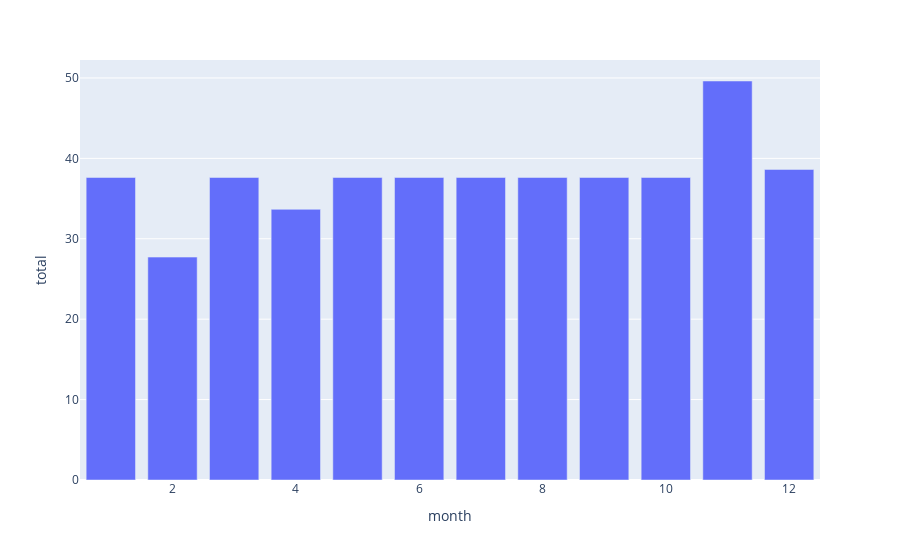

This figure's notebook cell:
### Markdown cell above
Задача 4: На основе данных из таблицы invoice создайте линейчатую диаграмму, показывающую изменение дохода по месяцам за 2025 год.

### Code cell
with connect_to('postgres') as conn:
    df3=pd.read_sql("""select extract(month from invoice_date) as month, total from invoice where extract(year from invoice_date)=2025""", conn)
px.bar(
    data_frame=df3.groupby(['month'],as_index=False)['total'].sum(),
    x='month',
    y='total',
)

### Figure 1 — Plotly figure (JSON) as saved in the notebook; plotly's stock layout.template omitted (floating-point values rounded to 4 significant figures)
{"data": [{"alignmentgroup": "True", "hovertemplate": "month=%{x}<br>total=%{y}<extra></extra>", "legendgroup": "", "marker": {"color": "#636efa", "pattern": {"shape": ""}}, "name": "", "offsetgroup": "", "orientation": "v", "showlegend": false, "textposition": "auto", "type": "bar", "x": [1, 2, 3, 4, 5, 6, 7, 8, 9, 10, 11, 12], "xaxis": "x", "y": [37.62, 27.72, 37.62, 33.66, 37.62, 37.62, 37.62, 37.62, 37.62, 37.62, 49.62, 38.62], "yaxis": "y"}], "layout": {"barmode": "relative", "legend": {"tracegroupgap": 0}, "margin": {"t": 60}, "xaxis": {"anchor": "y", "domain": [0, 1], "title": {"text": "month"}}, "yaxis": {"anchor": "x", "domain": [0, 1], "title": {"text": "total"}}}}
